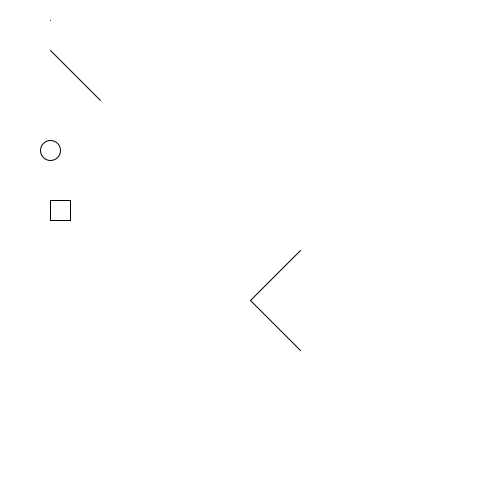
Frame 1 (no input)
Frame 60 (the mouse pressed at the canvas centre just before this capture): identical to frame 1, image omitted
Frame 120 (the mouse held since frame 60 and released just before this capture): identical to frame 1, image omitted

The Processing sketch that drew this single still picture (run headless with seeded random() and noise(); from frame 60 on, the mouse is pressed at the canvas centre):

// Processing sketch: A_shapes
// ── A_shapes.pde
void setup(){
  size(500,500);
}
void draw(){
  background(255);
  
  point(50,20);
  
  line(50,50,100,100);
  
  ellipse(50,150,20,20);
  
  rect(50,200,20,20);
  
  beginShape();
      vertex(300, 350);
      vertex(250, 300);
      vertex(300, 250);
  endShape();
}
